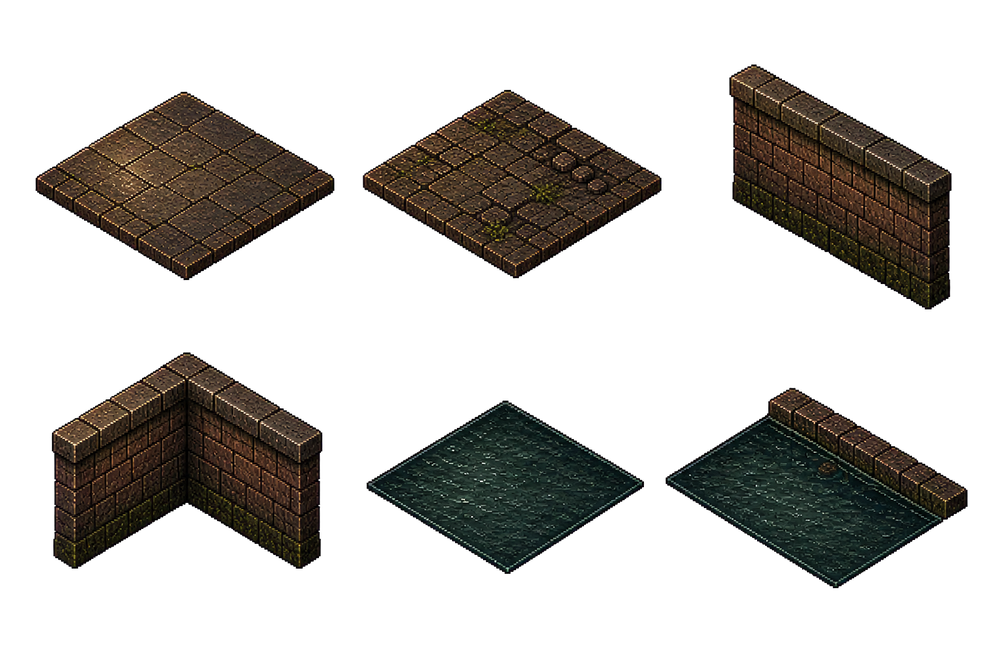
#> input picture _workspace/active/2026-07-30-rat-host-2d-production-assets-v1/source/cleaned-boards/environment-tile-source-board-alpha.png, 1000 x 667 px, shrunk from 1536 x 1024 before the run
$ python inspect_source_boards.py cleaned-boards
#> lines starting #> are read from the running program, lines starting #| are printed output that depends on the picture
#> in describe, image is the input picture: PIL image 1000x667 RGBA; mean R, G, B, A 14.8, 12.7, 9.7, 72.2
"""Inspect imagegen chroma source boards before production extraction.

This script is diagnostic only.  It never modifies source masters.
"""

from __future__ import annotations

import json
import sys
from collections import Counter
from pathlib import Path

from PIL import Image


def border_pixels(image: Image.Image) -> list[tuple[int, int, int]]:
    rgb = image.convert("RGB")
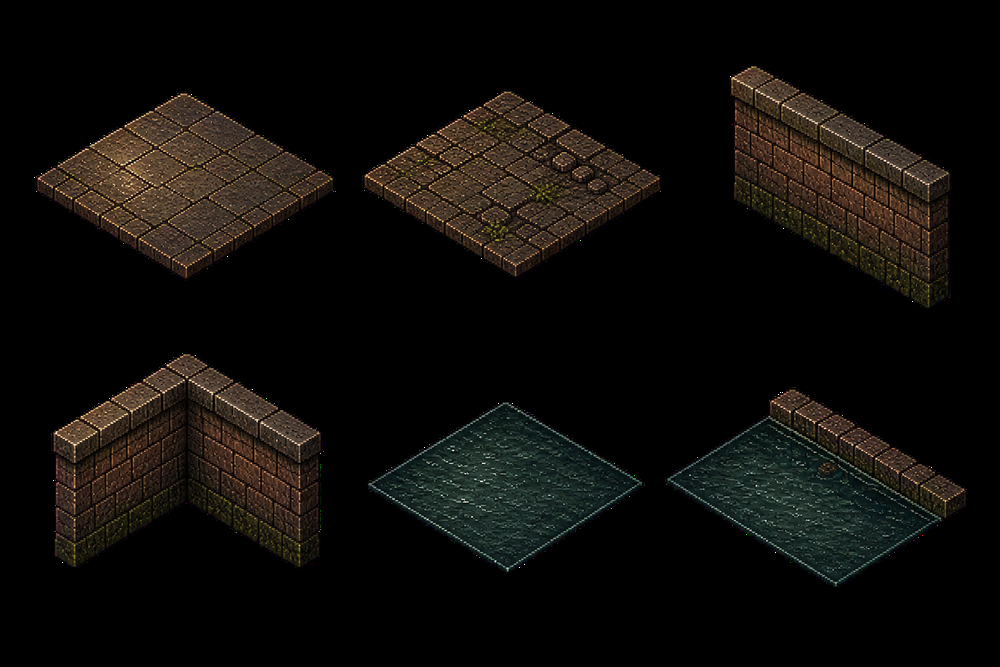
#> rgb: PIL image 1000x667 RGB; mean R, G, B 14.8, 12.7, 9.7
    width, height = rgb.size
#> width = 1000; height = 667
    values: list[tuple[int, int, int]] = []
    for x in range(width):
        values.append(rgb.getpixel((x, 0)))
        values.append(rgb.getpixel((x, height - 1)))
#> after the loop, values = 2000 items, first 6: (0, 0, 0), (0, 0, 0), (0, 0, 0), (0, 0, 0), (0, 0, 0), (0, 0, 0)
    for y in range(1, height - 1):
        values.append(rgb.getpixel((0, y)))
        values.append(rgb.getpixel((width - 1, y)))
#> after the loop, values = 3330 items, first 6: (0, 0, 0), (0, 0, 0), (0, 0, 0), (0, 0, 0), (0, 0, 0), (0, 0, 0)
    return values


def describe(path: Path) -> dict[str, object]:
    with Image.open(path) as image:
        colors = Counter(border_pixels(image))
#> colors = {(0, 0, 0): 3330}
        common = colors.most_common(5)
#> common = [((0, 0, 0), 3330)]
        total = sum(colors.values())
#> total = 3330
        return {
            "file": path.name,
            "size": list(image.size),
            "mode": image.mode,
            "border_top_colors": [
                {
                    "rgb": list(color),
                    "count": count,
                    "fraction": round(count / total, 6),
                }
                for color, count in common
            ],
        }


def main() -> int:
    if len(sys.argv) != 2:
        print("usage: inspect_source_boards.py <source-masters-dir>")
        return 2
    root = Path(sys.argv[1])
    files = sorted(root.glob("*.png"))
    payload = {
        "root": str(root),
        "file_count": len(files),
        "files": [describe(path) for path in files],
    }
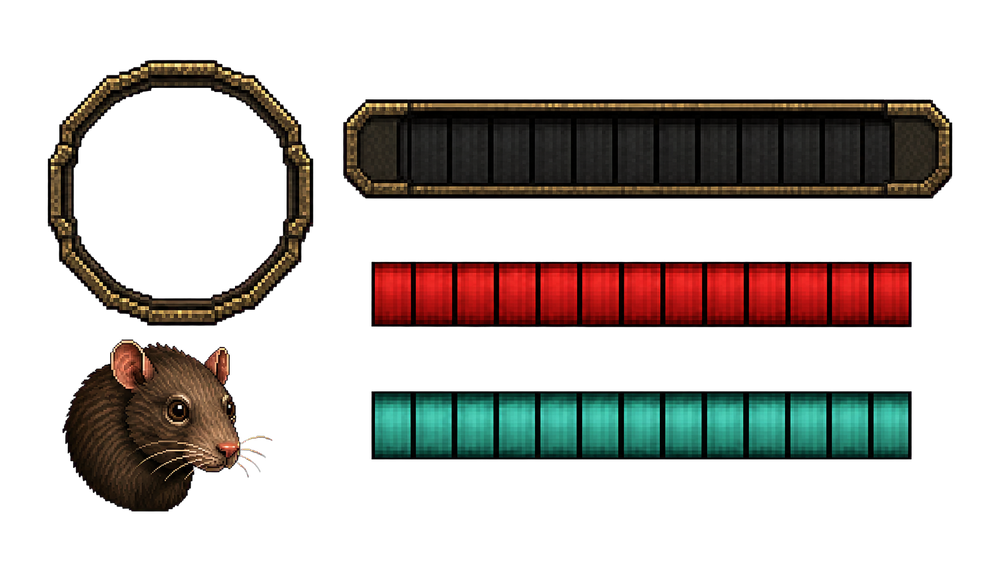
#> input picture _workspace/active/2026-07-30-rat-host-2d-production-assets-v1/source/cleaned-boards/hud-module-source-board-alpha.png, 1000 x 563 px, shrunk from 1672 x 941 before the run
#> in describe, image is the input picture: PIL image 1000x563 RGBA; mean R, G, B, A 20.8, 15.9, 12.6, 78.6
#> in border_pixels (call 2), `rgb = image.convert("RGB")`:
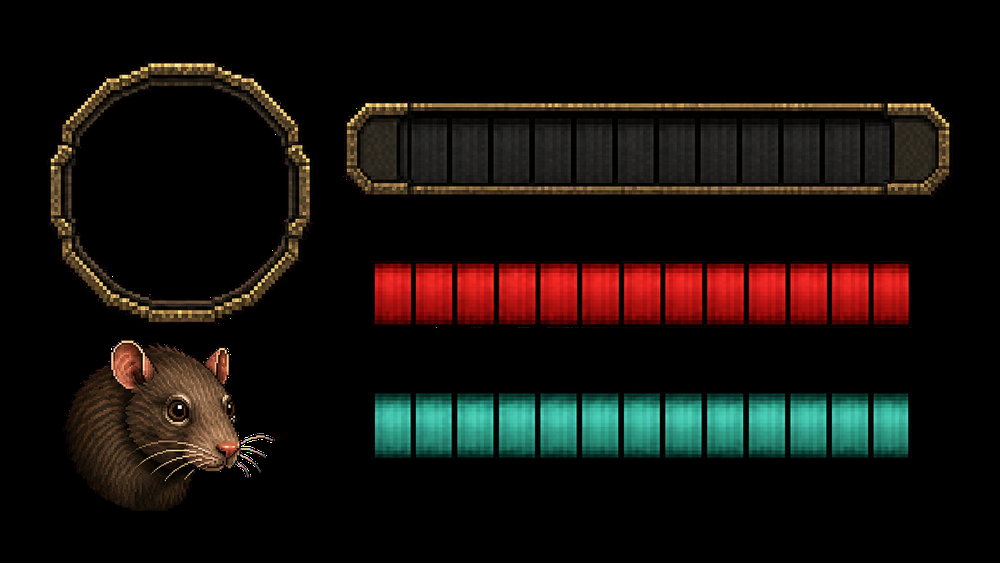
#> rgb: PIL image 1000x563 RGB; mean R, G, B 20.8, 15.9, 12.6
#> after the loop in border_pixels (call 2), `for x in range(width):`: values = 2000 items, first 6: (0, 0, 0), (0, 0, 0), (0, 0, 0), (0, 0, 0), (0, 0, 0), (0, 0, 0)
#> after the loop in border_pixels (call 2), `for y in range(1, height - 1):`: values = 3122 items, first 6: (0, 0, 0), (0, 0, 0), (0, 0, 0), (0, 0, 0), (0, 0, 0), (0, 0, 0)
#> in describe (call 2), `colors = Counter(border_pixels(image))`: colors = {(0, 0, 0): 3122}
#> in describe (call 2), `common = colors.most_common(5)`: common = [((0, 0, 0), 3122)]
#> in describe (call 2), `total = sum(colors.values())`: total = 3122
    print(json.dumps(payload, ensure_ascii=False, indent=2))
#> (printed output is left out)
    return 0


if __name__ == "__main__":
    raise SystemExit(main())
#> (the program exits here)
